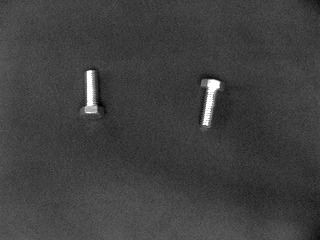
#> input picture P8-Clasificacion-Objetos-P2/img/IMG-20231025-WA0004.jpg, 320 x 240 px; its folder holds only this picture in this run
$ python P8.py
#> lines starting #> are read from the running program, lines starting #| are printed output that depends on the picture; after the words box and inside, x2 and y2 are one past the last pixel; in counts of white or black regions, pixels touching at a corner belong together
import numpy as np
import cv2
import matplotlib.pyplot as plt
import os

carpeta_imagenes = './img/'

archivos_imagenes = os.listdir(carpeta_imagenes)

archivos_imagenes = [archivo for archivo in archivos_imagenes if archivo.lower().endswith(('.png', '.jpg', '.jpeg', '.bmp'))]

try:
    indice_seleccionado = int(input(f'Ingrese el índice de la imagen (1-{len(archivos_imagenes)}): '))
#> the answer given: 1
    if 1 <= indice_seleccionado <= len(archivos_imagenes):
        # Cargar la imagen seleccionada
        imagen = cv2.imread(os.path.join(carpeta_imagenes, archivos_imagenes[indice_seleccionado - 1]))
#> imagen is the input picture: shape (240, 320, 3); min 0, max 255, mean 63.7

        # Mostrar la imagen
        plt.imshow(cv2.cvtColor(imagen, cv2.COLOR_BGR2RGB))
        plt.title(f'Imagen {indice_seleccionado}')
        plt.show()
    else:
        print('Índice fuera de rango.')
except ValueError:
    print('Por favor, ingrese un número válido.')

# Convierte la imagen a escala de grises
imagen_gris = cv2.cvtColor(imagen, cv2.COLOR_BGR2GRAY)

# Aplica umbralización para obtener una imagen binaria
_, imagen_binaria = cv2.threshold(imagen_gris, 128, 255, cv2.THRESH_BINARY)
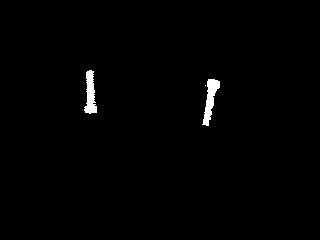
#> imagen_binaria: shape (240, 320); 0.96% white; 3 white regions (1 under 20 px), largest, box (x1, y1, x2, y2) and area: (202, 79, 220, 126) 385, (84, 70, 97, 114) 355

# Mostrar las tres imágenes en una ventana
plt.figure(figsize=(10, 5))

plt.subplot(1, 3, 1)
plt.imshow(cv2.cvtColor(imagen, cv2.COLOR_BGR2RGB))
plt.title('Imagen Original')

plt.subplot(1, 3, 2)
plt.imshow(imagen_gris, cmap='gray')
plt.title('Imagen en Escala de Grises')

plt.subplot(1, 3, 3)
plt.imshow(imagen_binaria, cmap='gray')
plt.title('Imagen Binaria')

plt.show()
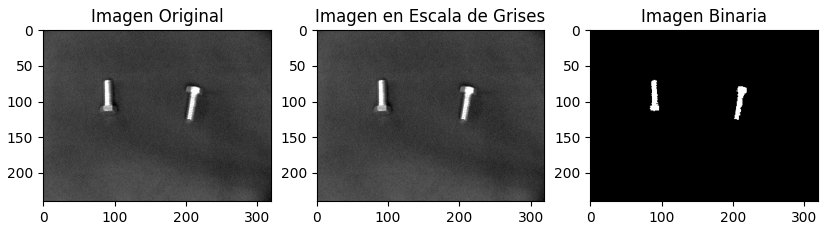
#> figure drawn by matplotlib, 3 panels

# Kernel para erosión y dilatación (5x5)
kernel1 = np.array([
    [1, 0, 1],
    [0, 1, 0],
    [1, 0, 1]
], dtype=np.uint8)

kernel2 = np.array([
    [1, 1, 1],
    [1, 0, 1],
    [1, 1, 1]
], dtype=np.uint8)

kernel3 = np.array([
    [0, 0, 0],
    [1, 1, 1],
    [0, 0, 0]
], dtype=np.uint8)

kernel4 = np.array([
    [1, 0, 0],
    [1, 0, 0],
    [1, 1, 1]
], dtype=np.uint8)


def erosion(imagen, kernel):
    m, n = imagen.shape
#> m = 240; n = 320
    result = np.zeros((m, n), dtype=np.uint8)

    kh, kw = kernel.shape
    kh_half, kw_half = kh // 2, kw // 2

    for i in range(kh_half, m - kh_half):
        for j in range(kw_half, n - kw_half):
            # Comparar con el kernel invertido
            if np.all(imagen[i - kh_half:i + kh_half + 1, j - kw_half:j + kw_half + 1] == 255 * kernel[::-1, ::-1]):
                result[i, j] = 255
#> result: shape (240, 320); every value is 0
    img_er = cv2.erode(imagen, kernel, iterations=1)
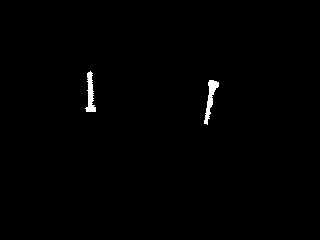
#> img_er: shape (240, 320); 0.63% white; 2 white regions, box (x1, y1, x2, y2) and area: (204, 80, 219, 125) 252, (85, 71, 96, 112) 233
    return result,img_er

# Función para realizar dilatación manualmente con kernel de tamaño n x n
def dilatacion(imagen, kernel):
    m, n = imagen.shape
    result = np.zeros((m, n), dtype=np.uint8)

    kh, kw = kernel.shape
    kh_half, kw_half = kh // 2, kw // 2

    for i in range(kh_half, m - kh_half):
        for j in range(kw_half, n - kw_half):
            if np.any(imagen[i - kh_half:i + kh_half + 1, j - kw_half:j + kw_half + 1] * kernel):
                result[i, j] = 255
    return result

# Función para invertir los píxeles de una imagen binaria manualmente
def invertir_imagen(imagen):
    m, n = imagen.shape
    imagen_invertida = np.zeros((m, n), dtype=np.uint8)

    for i in range(m):
        for j in range(n):
            # Invertir los valores de los píxeles
            imagen_invertida[i, j] = 255 - imagen[i, j]

    return imagen_invertida

# Aplicar erosión y dilatación a la imagen binaria
imagen_erosionada_1,img_er1 = erosion(imagen_binaria, kernel1)
imagen_erosionada_2,img_er2 = erosion(imagen_binaria, kernel2)
#> in erosion (call 2), `img_er = cv2.erode(imagen, kernel, iterations=1)`: img_er: shape (240, 320); 0.61% white; 2 white regions, box (x1, y1, x2, y2) and area: (204, 80, 219, 125) 249, (86, 71, 96, 112) 219
imagen_erosionada_3,img_er3 = erosion(imagen_binaria, kernel3)
#> in erosion (call 3), `img_er = cv2.erode(imagen, kernel, iterations=1)`:
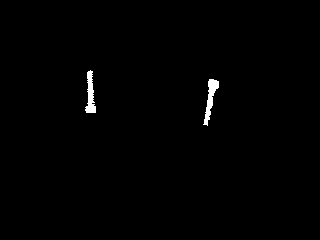
#> img_er: shape (240, 320); 0.73% white; 2 white regions, box (x1, y1, x2, y2) and area: (203, 79, 219, 126) 291, (85, 70, 96, 113) 267
imagen_erosionada_4,img_er4 = erosion(imagen_binaria, kernel4)
#> in erosion (call 4), `img_er = cv2.erode(imagen, kernel, iterations=1)`: img_er: shape (240, 320); 0.66% white; 3 white regions (1 under 20 px), largest, box (x1, y1, x2, y2) and area: (204, 80, 219, 125) 259, (86, 71, 96, 112) 244

plt.figure(figsize = (10,5))
plt.subplot(3, 3, 2)
plt.imshow(cv2.cvtColor(imagen_binaria, cv2.COLOR_BGR2RGB))
plt.title('Original')
plt.axis('off')

plt.subplot(3, 3, 4)
plt.imshow(cv2.cvtColor(img_er1, cv2.COLOR_BGR2RGB))
plt.title('Filtro "X"')
plt.axis('off')

plt.subplot(3, 3, 5)
plt.imshow(cv2.cvtColor(img_er2, cv2.COLOR_BGR2RGB))
plt.title('Filtro "O"')
plt.axis('off')

plt.subplot(3, 3, 6)
plt.imshow(cv2.cvtColor(img_er3, cv2.COLOR_BGR2RGB))
plt.title('Filtro "-"')
plt.axis('off')

plt.subplot(3, 3, 8)
plt.imshow(cv2.cvtColor(img_er4, cv2.COLOR_BGR2RGB))
plt.title('Filtro "L"')
plt.axis('off')

plt.tight_layout()
plt.show()
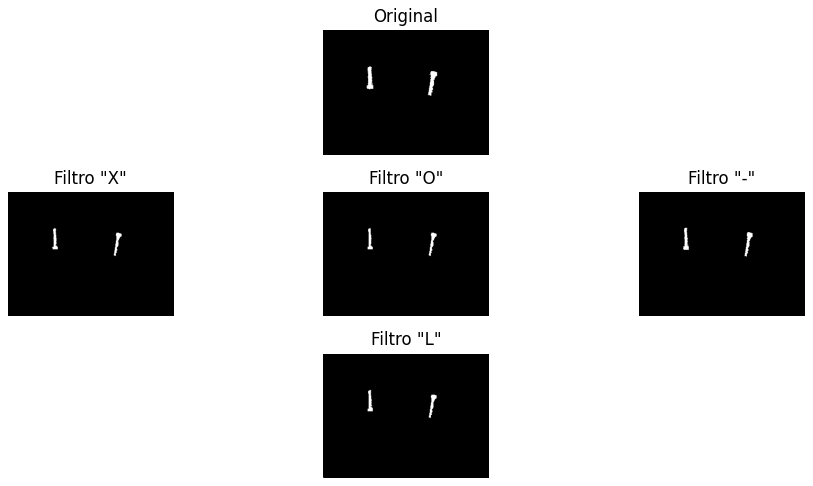
#> figure drawn by matplotlib, 5 panels

# Listas para almacenar imágenes erosionadas y bordes
img_erosionadas = [img_er1, img_er2, img_er3, img_er4]
kernels = [kernel1, kernel2, kernel3, kernel4]

# Crear una figura de 4x4 para mostrar las imágenes de erosión y los bordes
plt.figure(figsize=(12, 12))

# Iterar sobre cada kernel y procesar las imágenes
for i in range(4):
    # Obtener la imagen erosionada y su kernel actual
    img_er = img_erosionadas[i]
    current_kernel = kernels[i]

    # Mostrar la imagen original
    plt.subplot(4, 4, i*4 + 1)
    plt.imshow(imagen_binaria, cmap='gray')
    plt.title('Original')
    plt.axis('off')

    # Mostrar la imagen erosionada actual
    plt.subplot(4, 4, i*4 + 2)
    plt.imshow(cv2.cvtColor(img_er, cv2.COLOR_BGR2RGB))
    plt.title(f'Filtro {i+1}')
    plt.axis('off')

    # Invertir los píxeles de la imagen erosionada actual
    imagen_erosionada_invertida_manual = invertir_imagen(img_er)

    # Mostrar la imagen erosionada invertida actual
    plt.subplot(4, 4, i*4 + 3)
    plt.imshow(imagen_erosionada_invertida_manual, cmap='gray')
    plt.title(f'Invertida {i+1}')
    plt.axis('off')

    # Realizar la operación AND manualmente entre la imagen binaria original y la erosionada invertida actual
    bordes_manual = np.zeros_like(imagen_binaria)

    for x in range(imagen_binaria.shape[0]):
        for y in range(imagen_binaria.shape[1]):
            bordes_manual[x, y] = imagen_binaria[x, y] & imagen_erosionada_invertida_manual[x, y]

    # Mostrar el resultado de los bordes
    plt.subplot(4, 4, i*4 + 4)
    plt.imshow(bordes_manual, cmap='gray')
    plt.title(f'Bordes {i+1}')
    plt.axis('off')
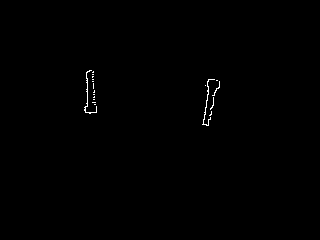
#> bordes_manual: shape (240, 320); 0.31% white in thin lines or dots, all inside (x1, y1, x2, y2) = (84, 70, 220, 126)

plt.tight_layout()
plt.show()
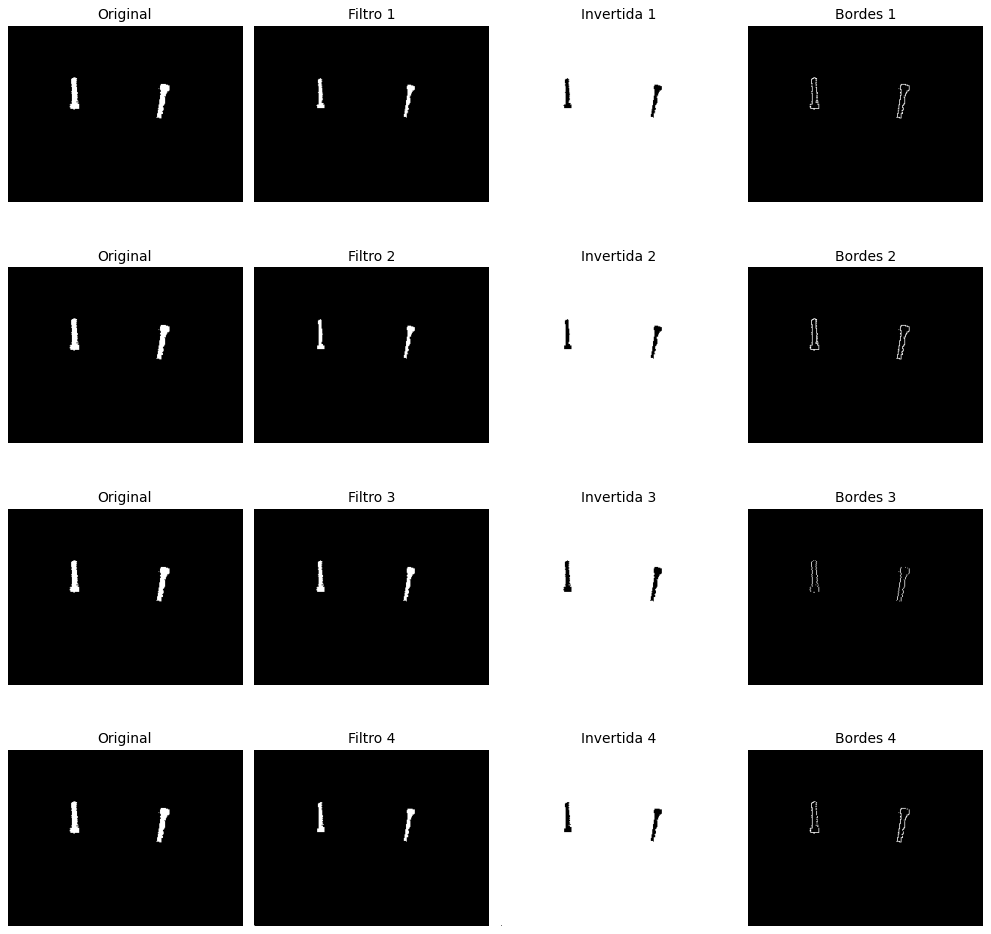
#> figure drawn by matplotlib, 16 panels

$ run again, on P8-Clasificacion-Objetos-P2/img/IMG-20231025-WA0008.jpg
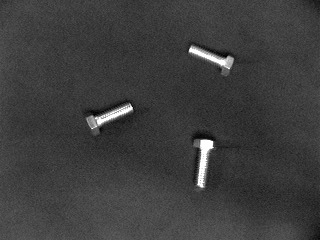
#> input picture P8-Clasificacion-Objetos-P2/img/IMG-20231025-WA0008.jpg, 320 x 240 px
#> imagen is the input picture: shape (240, 320, 3); min 0, max 255, mean 61.6
#> `_, imagen_binaria = cv2.threshold(imagen_gris, 128, 255, cv2.THRESH_BI..`:
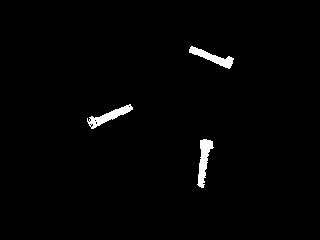
#> imagen_binaria: shape (240, 320); 1.5% white; 3 white regions, box (x1, y1, x2, y2) and area: (197, 139, 214, 188) 401, (87, 104, 133, 129) 369, (189, 46, 234, 69) 352
#> img_er: shape (240, 320); 0.89% white; 4 white regions (1 under 20 px), largest, box (x1, y1, x2, y2) and area: (199, 140, 212, 187) 265, (190, 48, 232, 67) 214, (89, 106, 132, 127) 201
#> img_er: shape (240, 320); 0.86% white; 6 white regions (3 under 20 px), largest, box (x1, y1, x2, y2) and area: (199, 140, 212, 187) 259, (190, 48, 232, 67) 214, (96, 106, 132, 125) 173
#> img_er: shape (240, 320); 1.2% white; 3 white regions, box (x1, y1, x2, y2) and area: (198, 139, 213, 188) 303, (190, 47, 233, 68) 300, (89, 105, 132, 129) 294
#> img_er: shape (240, 320); 0.95% white; 6 white regions (2 under 20 px), largest, box (x1, y1, x2, y2) and area: (199, 140, 213, 187) 277, (190, 47, 233, 67) 244, (96, 106, 132, 125) 179, (91, 117, 97, 127) 27
#> after the loop `for i in range(4):`:
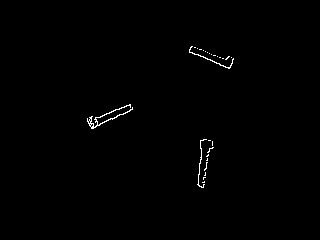
#> bordes_manual: shape (240, 320); 0.52% white in thin lines or dots, all inside (x1, y1, x2, y2) = (87, 46, 234, 188)

$ run again, on P8-Clasificacion-Objetos-P2/img/IMG-20231025-WA0012.jpg
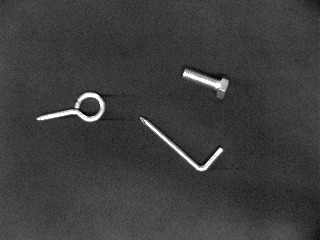
#> input picture P8-Clasificacion-Objetos-P2/img/IMG-20231025-WA0012.jpg, 320 x 240 px
#> imagen is the input picture: shape (240, 320, 3); min 0, max 255, mean 61.4
#> `_, imagen_binaria = cv2.threshold(imagen_gris, 128, 255, cv2.THRESH_BI..`:
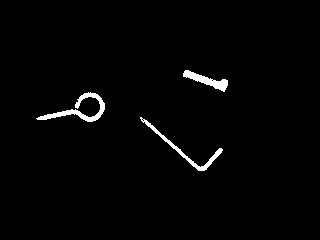
#> imagen_binaria: shape (240, 320); 1.7% white; 3 white regions, box (x1, y1, x2, y2) and area: (36, 92, 105, 122) 527, (140, 117, 223, 171) 410, (183, 70, 228, 92) 355
#> img_er: shape (240, 320); 0.72% white; 9 white regions (6 under 20 px), largest, box (x1, y1, x2, y2) and area: (39, 93, 104, 121) 224, (184, 71, 227, 90) 220, (188, 149, 221, 170) 68
#> img_er: shape (240, 320); 0.71% white; 9 white regions (6 under 20 px), largest, box (x1, y1, x2, y2) and area: (39, 94, 104, 121) 222, (184, 71, 227, 90) 215, (188, 149, 221, 170) 67
#> img_er: shape (240, 320); 1.3% white; 4 white regions (1 under 20 px), largest, box (x1, y1, x2, y2) and area: (37, 93, 104, 122) 414, (184, 70, 227, 91) 302, (143, 120, 222, 171) 259
#> img_er: shape (240, 320); 0.92% white; 5 white regions (2 under 20 px), largest, box (x1, y1, x2, y2) and area: (39, 93, 104, 121) 256, (184, 71, 227, 90) 241, (145, 120, 222, 170) 198
#> after the loop `for i in range(4):`:
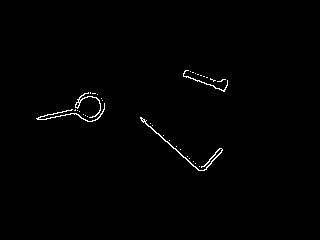
#> bordes_manual: shape (240, 320); 0.77% white in thin lines or dots, all inside (x1, y1, x2, y2) = (36, 70, 228, 171)

$ run again, on P8-Clasificacion-Objetos-P2/img/IMG-20231025-WA0005.jpg
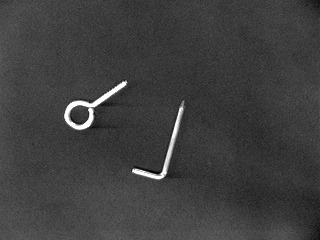
#> input picture P8-Clasificacion-Objetos-P2/img/IMG-20231025-WA0005.jpg, 320 x 240 px
#> imagen is the input picture: shape (240, 320, 3); min 0, max 255, mean 63.1
#> imagen_binaria: shape (240, 320); 1.4% white; 3 white regions (1 under 20 px), largest, box (x1, y1, x2, y2) and area: (64, 81, 127, 130) 594, (132, 103, 183, 180) 458
#> img_er: shape (240, 320); 0.62% white in thin lines or dots, all inside (x1, y1, x2, y2) = (65, 82, 182, 178)
#> img_er: shape (240, 320); 0.62% white in thin lines or dots, all inside (x1, y1, x2, y2) = (65, 83, 182, 178)
#> img_er: shape (240, 320); 0.97% white; 2 white regions, box (x1, y1, x2, y2) and area: (65, 82, 126, 130) 450, (133, 107, 182, 179) 296
#> img_er: shape (240, 320); 0.67% white in thin lines or dots, all inside (x1, y1, x2, y2) = (0, 82, 182, 240)
#> after the loop `for i in range(4):`:
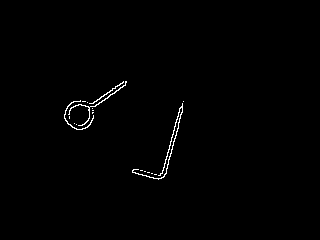
#> bordes_manual: shape (240, 320); 0.7% white in thin lines or dots, all inside (x1, y1, x2, y2) = (64, 81, 184, 180)
